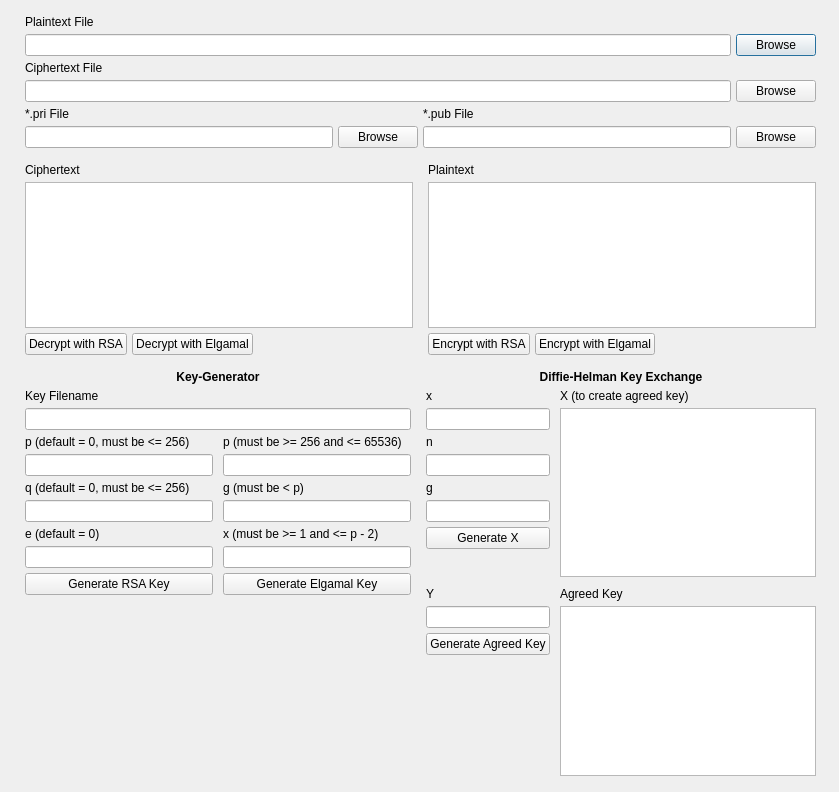
<?xml version="1.0" encoding="UTF-8"?>
<ui version="4.0">
 <class>MainWindow</class>
 <widget class="QDialog" name="MainWindow">
  <property name="geometry">
   <rect>
    <x>0</x>
    <y>0</y>
    <width>839</width>
    <height>792</height>
   </rect>
  </property>
  <property name="windowTitle">
   <string>Asymmetric Crypto</string>
  </property>
  <widget class="QWidget" name="verticalLayoutWidget">
   <property name="geometry">
    <rect>
     <x>0</x>
     <y>0</y>
     <width>841</width>
     <height>791</height>
    </rect>
   </property>
   <layout class="QVBoxLayout" name="verticalLayout">
    <property name="spacing">
     <number>5</number>
    </property>
    <property name="leftMargin">
     <number>25</number>
    </property>
    <property name="topMargin">
     <number>15</number>
    </property>
    <property name="rightMargin">
     <number>25</number>
    </property>
    <property name="bottomMargin">
     <number>15</number>
    </property>
    <item>
     <widget class="QLabel" name="label">
      <property name="text">
       <string>Plaintext File</string>
      </property>
     </widget>
    </item>
    <item>
     <layout class="QHBoxLayout" name="horizontalLayout_2">
      <item>
       <widget class="QLineEdit" name="filename_plaintext"/>
      </item>
      <item>
       <widget class="QPushButton" name="browse_plaintext">
        <property name="text">
         <string>Browse</string>
        </property>
       </widget>
      </item>
     </layout>
    </item>
    <item>
     <widget class="QLabel" name="label_2">
      <property name="text">
       <string>Ciphertext File</string>
      </property>
     </widget>
    </item>
    <item>
     <layout class="QHBoxLayout" name="horizontalLayout_3">
      <item>
       <widget class="QLineEdit" name="filename_ciphertext"/>
      </item>
      <item>
       <widget class="QPushButton" name="browse_ciphertext">
        <property name="text">
         <string>Browse</string>
        </property>
       </widget>
      </item>
     </layout>
    </item>
    <item>
     <layout class="QHBoxLayout" name="horizontalLayout_10">
      <item>
       <layout class="QVBoxLayout" name="verticalLayout_4">
        <item>
         <widget class="QLabel" name="label_4">
          <property name="text">
           <string>*.pri File</string>
          </property>
         </widget>
        </item>
        <item>
         <layout class="QHBoxLayout" name="horizontalLayout_18">
          <item>
           <widget class="QLineEdit" name="filename_privatekey"/>
          </item>
          <item>
           <widget class="QPushButton" name="browse_privatekey">
            <property name="text">
             <string>Browse</string>
            </property>
           </widget>
          </item>
         </layout>
        </item>
       </layout>
      </item>
      <item>
       <layout class="QVBoxLayout" name="verticalLayout_2">
        <item>
         <widget class="QLabel" name="label_3">
          <property name="text">
           <string>*.pub File</string>
          </property>
         </widget>
        </item>
        <item>
         <layout class="QHBoxLayout" name="horizontalLayout_12">
          <item>
           <widget class="QLineEdit" name="filename_publickey"/>
          </item>
          <item>
           <widget class="QPushButton" name="browse_publickey">
            <property name="text">
             <string>Browse</string>
            </property>
           </widget>
          </item>
         </layout>
        </item>
       </layout>
      </item>
     </layout>
    </item>
    <item>
     <spacer name="verticalSpacer_6">
      <property name="orientation">
       <enum>Qt::Vertical</enum>
      </property>
      <property name="sizeType">
       <enum>QSizePolicy::Fixed</enum>
      </property>
      <property name="sizeHint" stdset="0">
       <size>
        <width>20</width>
        <height>10</height>
       </size>
      </property>
     </spacer>
    </item>
    <item>
     <layout class="QHBoxLayout" name="horizontalLayout_5">
      <item>
       <layout class="QVBoxLayout" name="verticalLayout_5">
        <item>
         <widget class="QLabel" name="label_6">
          <property name="text">
           <string>Ciphertext</string>
          </property>
         </widget>
        </item>
        <item>
         <widget class="QTextEdit" name="ciphertext"/>
        </item>
        <item>
         <layout class="QHBoxLayout" name="horizontalLayout_14">
          <item>
           <widget class="QPushButton" name="rsa_decrypt">
            <property name="text">
             <string>Decrypt with RSA</string>
            </property>
           </widget>
          </item>
          <item>
           <widget class="QPushButton" name="elgamal_decrypt">
            <property name="text">
             <string>Decrypt with Elgamal</string>
            </property>
           </widget>
          </item>
          <item>
           <spacer name="horizontalSpacer">
            <property name="orientation">
             <enum>Qt::Horizontal</enum>
            </property>
            <property name="sizeHint" stdset="0">
             <size>
              <width>40</width>
              <height>20</height>
             </size>
            </property>
           </spacer>
          </item>
         </layout>
        </item>
       </layout>
      </item>
      <item>
       <spacer name="horizontalSpacer_4">
        <property name="orientation">
         <enum>Qt::Horizontal</enum>
        </property>
        <property name="sizeType">
         <enum>QSizePolicy::Fixed</enum>
        </property>
        <property name="sizeHint" stdset="0">
         <size>
          <width>10</width>
          <height>20</height>
         </size>
        </property>
       </spacer>
      </item>
      <item>
       <layout class="QVBoxLayout" name="verticalLayout_3">
        <item>
         <widget class="QLabel" name="label_7">
          <property name="text">
           <string>Plaintext</string>
          </property>
         </widget>
        </item>
        <item>
         <widget class="QTextEdit" name="plaintext"/>
        </item>
        <item>
         <layout class="QHBoxLayout" name="horizontalLayout_15">
          <item>
           <widget class="QPushButton" name="rsa_encrypt">
            <property name="text">
             <string>Encrypt with RSA</string>
            </property>
           </widget>
          </item>
          <item>
           <widget class="QPushButton" name="elgamal_encrypt">
            <property name="text">
             <string>Encrypt with Elgamal</string>
            </property>
           </widget>
          </item>
          <item>
           <spacer name="horizontalSpacer_2">
            <property name="orientation">
             <enum>Qt::Horizontal</enum>
            </property>
            <property name="sizeHint" stdset="0">
             <size>
              <width>40</width>
              <height>20</height>
             </size>
            </property>
           </spacer>
          </item>
         </layout>
        </item>
       </layout>
      </item>
     </layout>
    </item>
    <item>
     <spacer name="verticalSpacer_5">
      <property name="orientation">
       <enum>Qt::Vertical</enum>
      </property>
      <property name="sizeType">
       <enum>QSizePolicy::Fixed</enum>
      </property>
      <property name="sizeHint" stdset="0">
       <size>
        <width>20</width>
        <height>10</height>
       </size>
      </property>
     </spacer>
    </item>
    <item>
     <layout class="QHBoxLayout" name="horizontalLayout_7">
      <item>
       <layout class="QVBoxLayout" name="verticalLayout_6">
        <item>
         <widget class="QLabel" name="label_8">
          <property name="font">
           <font>
            <weight>75</weight>
            <bold>true</bold>
           </font>
          </property>
          <property name="text">
           <string>Key-Generator</string>
          </property>
          <property name="alignment">
           <set>Qt::AlignCenter</set>
          </property>
         </widget>
        </item>
        <item>
         <widget class="QLabel" name="label_9">
          <property name="text">
           <string>Key Filename</string>
          </property>
         </widget>
        </item>
        <item>
         <widget class="QLineEdit" name="filename_key_2"/>
        </item>
        <item>
         <layout class="QHBoxLayout" name="horizontalLayout_8">
          <item>
           <layout class="QVBoxLayout" name="verticalLayout_12">
            <item>
             <widget class="QLabel" name="label_11">
              <property name="text">
               <string>p (default = 0, must be &lt;= 256)</string>
              </property>
             </widget>
            </item>
            <item>
             <widget class="QLineEdit" name="rsa_p"/>
            </item>
            <item>
             <widget class="QLabel" name="label_15">
              <property name="text">
               <string>q (default = 0, must be &lt;= 256)</string>
              </property>
             </widget>
            </item>
            <item>
             <widget class="QLineEdit" name="rsa_q"/>
            </item>
            <item>
             <widget class="QLabel" name="label_16">
              <property name="text">
               <string>e (default = 0)</string>
              </property>
             </widget>
            </item>
            <item>
             <widget class="QLineEdit" name="rsa_e"/>
            </item>
            <item>
             <widget class="QPushButton" name="rsa_generate">
              <property name="text">
               <string>Generate RSA Key</string>
              </property>
             </widget>
            </item>
           </layout>
          </item>
          <item>
           <spacer name="horizontalSpacer_3">
            <property name="orientation">
             <enum>Qt::Horizontal</enum>
            </property>
            <property name="sizeType">
             <enum>QSizePolicy::Fixed</enum>
            </property>
            <property name="sizeHint" stdset="0">
             <size>
              <width>5</width>
              <height>20</height>
             </size>
            </property>
           </spacer>
          </item>
          <item>
           <layout class="QVBoxLayout" name="verticalLayout_14">
            <item>
             <widget class="QLabel" name="label_12">
              <property name="text">
               <string>p (must be &gt;= 256 and &lt;= 65536)</string>
              </property>
             </widget>
            </item>
            <item>
             <widget class="QLineEdit" name="elgamal_p"/>
            </item>
            <item>
             <widget class="QLabel" name="label_13">
              <property name="text">
               <string>g (must be &lt; p)</string>
              </property>
             </widget>
            </item>
            <item>
             <widget class="QLineEdit" name="elgamal_g"/>
            </item>
            <item>
             <widget class="QLabel" name="label_14">
              <property name="text">
               <string>x (must be &gt;= 1 and &lt;= p - 2)</string>
              </property>
             </widget>
            </item>
            <item>
             <widget class="QLineEdit" name="elgamal_x"/>
            </item>
            <item>
             <widget class="QPushButton" name="elgamal_generate">
              <property name="text">
               <string>Generate Elgamal Key</string>
              </property>
             </widget>
            </item>
           </layout>
          </item>
         </layout>
        </item>
        <item>
         <spacer name="verticalSpacer_3">
          <property name="orientation">
           <enum>Qt::Vertical</enum>
          </property>
          <property name="sizeHint" stdset="0">
           <size>
            <width>20</width>
            <height>40</height>
           </size>
          </property>
         </spacer>
        </item>
       </layout>
      </item>
      <item>
       <spacer name="horizontalSpacer_5">
        <property name="orientation">
         <enum>Qt::Horizontal</enum>
        </property>
        <property name="sizeType">
         <enum>QSizePolicy::Fixed</enum>
        </property>
        <property name="sizeHint" stdset="0">
         <size>
          <width>10</width>
          <height>20</height>
         </size>
        </property>
       </spacer>
      </item>
      <item>
       <layout class="QVBoxLayout" name="verticalLayout_11">
        <item>
         <widget class="QLabel" name="label_10">
          <property name="font">
           <font>
            <weight>75</weight>
            <bold>true</bold>
           </font>
          </property>
          <property name="text">
           <string>Diffie-Helman Key Exchange</string>
          </property>
          <property name="textFormat">
           <enum>Qt::PlainText</enum>
          </property>
          <property name="alignment">
           <set>Qt::AlignCenter</set>
          </property>
         </widget>
        </item>
        <item>
         <layout class="QHBoxLayout" name="horizontalLayout_9">
          <item>
           <layout class="QVBoxLayout" name="verticalLayout_15">
            <item>
             <widget class="QLabel" name="label_17">
              <property name="text">
               <string>x</string>
              </property>
             </widget>
            </item>
            <item>
             <widget class="QLineEdit" name="diffie_helman_x"/>
            </item>
            <item>
             <widget class="QLabel" name="label_19">
              <property name="text">
               <string>n</string>
              </property>
             </widget>
            </item>
            <item>
             <widget class="QLineEdit" name="diffie_helman_n"/>
            </item>
            <item>
             <widget class="QLabel" name="label_20">
              <property name="text">
               <string>g</string>
              </property>
             </widget>
            </item>
            <item>
             <widget class="QLineEdit" name="diffie_helman_g"/>
            </item>
            <item>
             <widget class="QPushButton" name="diffie_helman_generate_X">
              <property name="text">
               <string>Generate X</string>
              </property>
             </widget>
            </item>
            <item>
             <spacer name="verticalSpacer">
              <property name="orientation">
               <enum>Qt::Vertical</enum>
              </property>
              <property name="sizeHint" stdset="0">
               <size>
                <width>20</width>
                <height>40</height>
               </size>
              </property>
             </spacer>
            </item>
           </layout>
          </item>
          <item>
           <spacer name="horizontalSpacer_6">
            <property name="orientation">
             <enum>Qt::Horizontal</enum>
            </property>
            <property name="sizeType">
             <enum>QSizePolicy::Fixed</enum>
            </property>
            <property name="sizeHint" stdset="0">
             <size>
              <width>5</width>
              <height>20</height>
             </size>
            </property>
           </spacer>
          </item>
          <item>
           <layout class="QVBoxLayout" name="verticalLayout_17">
            <item>
             <widget class="QLabel" name="label_18">
              <property name="text">
               <string>X (to create agreed key)</string>
              </property>
             </widget>
            </item>
            <item>
             <widget class="QTextEdit" name="diffie_helman_X"/>
            </item>
           </layout>
          </item>
         </layout>
        </item>
        <item>
         <spacer name="verticalSpacer_4">
          <property name="orientation">
           <enum>Qt::Vertical</enum>
          </property>
          <property name="sizeType">
           <enum>QSizePolicy::Fixed</enum>
          </property>
          <property name="sizeHint" stdset="0">
           <size>
            <width>20</width>
            <height>5</height>
           </size>
          </property>
         </spacer>
        </item>
        <item>
         <layout class="QHBoxLayout" name="horizontalLayout_11">
          <item>
           <layout class="QVBoxLayout" name="verticalLayout_18">
            <item>
             <widget class="QLabel" name="label_21">
              <property name="text">
               <string>Y</string>
              </property>
             </widget>
            </item>
            <item>
             <widget class="QLineEdit" name="diffie_helman_Y"/>
            </item>
            <item>
             <widget class="QPushButton" name="diffie_helman_generate_agreed_key">
              <property name="text">
               <string>Generate Agreed Key</string>
              </property>
             </widget>
            </item>
            <item>
             <spacer name="verticalSpacer_2">
              <property name="orientation">
               <enum>Qt::Vertical</enum>
              </property>
              <property name="sizeHint" stdset="0">
               <size>
                <width>20</width>
                <height>40</height>
               </size>
              </property>
             </spacer>
            </item>
           </layout>
          </item>
          <item>
           <spacer name="horizontalSpacer_7">
            <property name="orientation">
             <enum>Qt::Horizontal</enum>
            </property>
            <property name="sizeType">
             <enum>QSizePolicy::Fixed</enum>
            </property>
            <property name="sizeHint" stdset="0">
             <size>
              <width>5</width>
              <height>20</height>
             </size>
            </property>
           </spacer>
          </item>
          <item>
           <layout class="QVBoxLayout" name="verticalLayout_20">
            <item>
             <widget class="QLabel" name="label_22">
              <property name="text">
               <string>Agreed Key</string>
              </property>
             </widget>
            </item>
            <item>
             <widget class="QTextEdit" name="diffie_helman_agreed_key"/>
            </item>
           </layout>
          </item>
         </layout>
        </item>
       </layout>
      </item>
     </layout>
    </item>
   </layout>
  </widget>
 </widget>
 <resources/>
 <connections/>
</ui>
